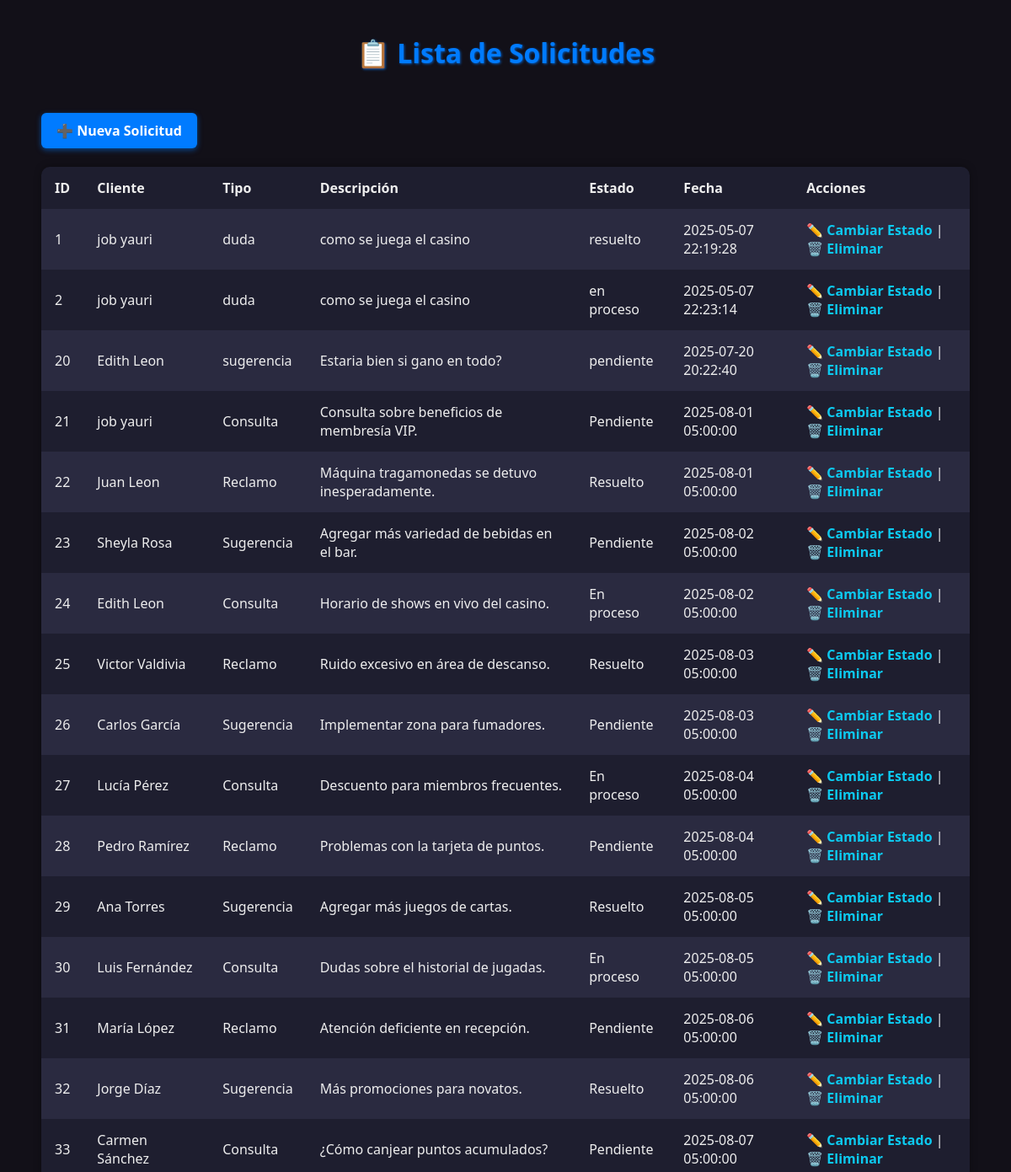
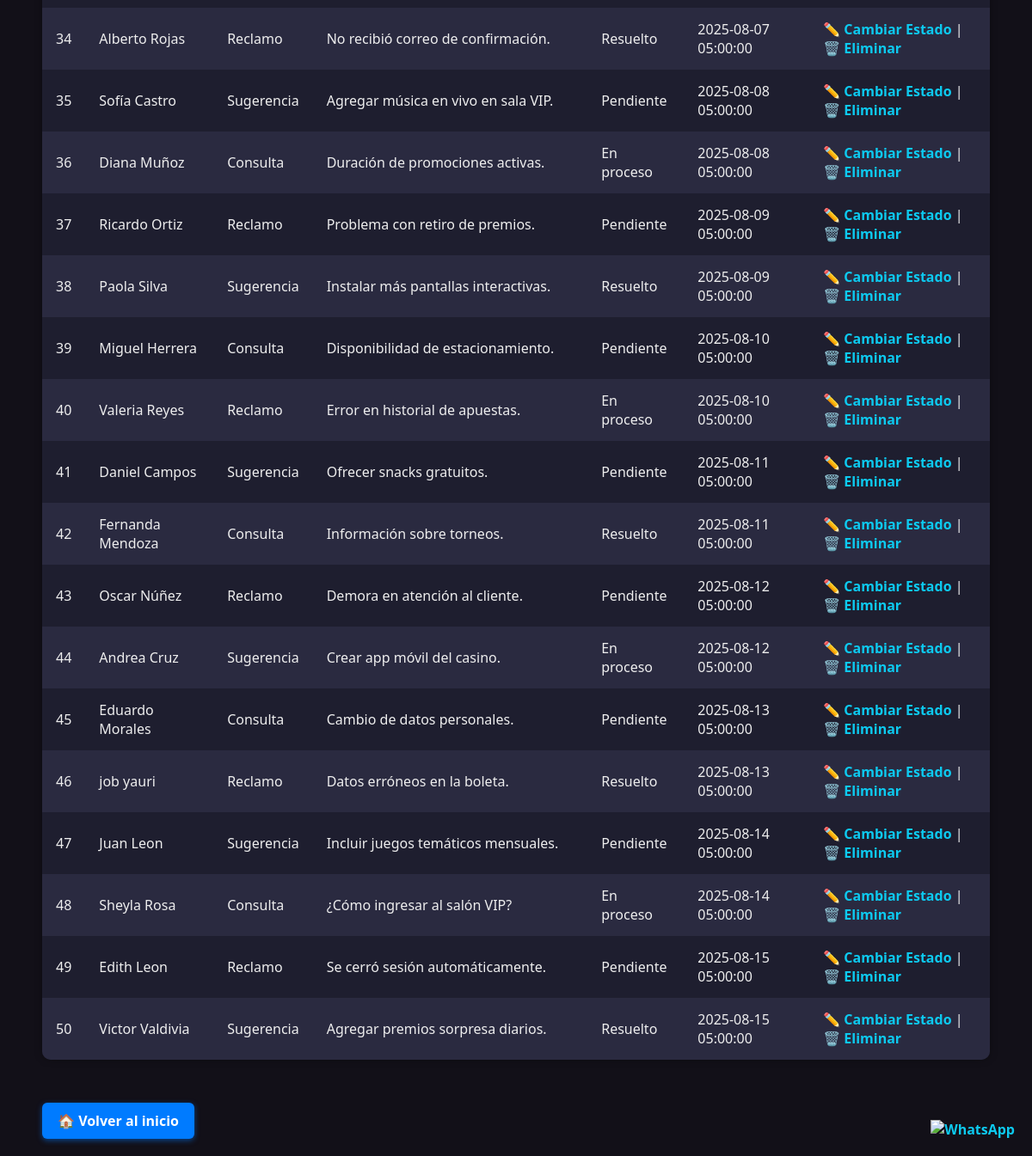
Page /atencion/listar_solicitudes.php on the committed database (2 pictures, top to bottom).
### tables this page shows
CREATE TABLE `solicitudes_atencion` (
  `id` int(11) NOT NULL,
  `cliente_id` int(11) DEFAULT NULL,
  `tipo` varchar(50) DEFAULT NULL,
  `descripcion` text DEFAULT NULL,
  `estado` varchar(20) DEFAULT 'pendiente',
  `fecha_creacion` timestamp NOT NULL DEFAULT current_timestamp()
);

CREATE TABLE `clientes` (
  `id` int(11) NOT NULL,
  `nombre` varchar(100) DEFAULT NULL,
  `apellido` varchar(100) DEFAULT NULL,
  `dni` varchar(15) DEFAULT NULL,
  `email` varchar(100) DEFAULT NULL,
  `telefono` varchar(20) DEFAULT NULL,
  `fecha_registro` date DEFAULT NULL,
  `preferencias` text DEFAULT NULL,
  `segmento` varchar(100) NOT NULL
);

### atencion/listar_solicitudes.php (the view, shortened to what this page needs)
<?php
$conexion = new mysqli("localhost", "root", "", "atlantic_city_db");
$resultado = $conexion->query("SELECT sa.id, c.nombre, c.apellido, sa.tipo, sa.descripcion, sa.estado, sa.fecha_creacion
                               FROM solicitudes_atencion sa
                               JOIN clientes c ON sa.cliente_id = c.id");
?>
<!DOCTYPE html>
<html lang="es">
<head>
  <link rel="stylesheet" href="../css/attencion.css">
  <link rel="stylesheet" href="../css/btns.css">
</head>
<body>
  <div class="container">
    <h1>📋 Lista de Solicitudes</h1>
    <a href="registrar_solicitud.php" class="btn">➕ Nueva Solicitud</a><br><br>
    <table>
      <tr>
        <th>ID</th>
        <th>Cliente</th>
        <th>Tipo</th>
        <th>Descripción</th>
        <th>Estado</th>
        <th>Fecha</th>
        <th>Acciones</th>
      </tr>
      <?php while ($fila = $resultado->fetch_assoc()): ?>
        <tr>
          <td><?= htmlspecialchars($fila['id']) ?></td>
          <td><?= htmlspecialchars($fila['nombre'] . " " . $fila['apellido']) ?></td>
          <td><?= htmlspecialchars($fila['tipo']) ?></td>
          <td><?= htmlspecialchars($fila['descripcion']) ?></td>
          <td><?= htmlspecialchars($fila['estado']) ?></td>
          <td><?= htmlspecialchars($fila['fecha_creacion']) ?></td>
          <td>
            <a href="editar_estado.php?id=<?= htmlspecialchars($fila['id']) ?>">✏️ Cambiar Estado</a> |
            <a href="listar_solicitudes.php?eliminar_id=<?= htmlspecialchars($fila['id']) ?>" onclick="return confirm('¿Eliminar esta solicitud?');">🗑️ Eliminar</a>
          </td>
        </tr>
      <?php endwhile; ?>
    </table>
    <a href="../index.html" class="btn">🏠 Volver al inicio</a>
  </div>
<a href="https://wa.me/51921876815" class="wsp-btn" target="_blank" title="Contáctanos por WhatsApp">
      <img src="https://img.icons8.com/color/48/000000/whatsapp.png" alt="WhatsApp">
    </a>
</body>
</html>

### css/attencion.css (style rules this page uses)
body { font-family: 'Segoe UI', Tahoma, Geneva, Verdana, sans-serif; background: #121018; color: #eee; margin: 20px; display: flex; flex-direction: column; align-items: center; min-height: 100vh; }
h1 { color: #007bff; margin-bottom: 30px; text-align: center; text-shadow: 1px 1px 3px rgba(0, 123, 255, 0.7); }
.container { width: 95%; max-width: 1200px; }
a.btn { background-color: #007bff; color: white; padding: 10px 18px; text-decoration: none; border-radius: 6px; font-weight: 600; margin-top: 20px; display: inline-block; box-shadow: 0 2px 6px rgba(0, 123, 255, 0.5); transition: background-color 0.3s ease; }
a { color: #0dcaf0; text-decoration: none; font-weight: bold; }
.wsp-btn { position: fixed; bottom: 20px; right: 20px; }
table { width: 100%; border-collapse: collapse; margin-bottom: 30px; background-color: #1e1e2f; box-shadow: 0 0 10px rgba(0,0,0,0.3); border-radius: 10px; overflow: hidden; }
th, td { padding: 14px 16px; text-align: left; }
tbody tr:nth-child(even) { background-color: #2a2a40; }

### css/btns.css (style rules this page uses)
.btn { display: inline-block; background-color: gold; color: black; padding: 10px 20px; border-radius: 8px; text-decoration: none; font-weight: bold; transition: 0.3s; text-align: center; margin-top: 30px; }

### rows in the picture
solicitudes_atencion: id "1", cliente.apellido "job yauri", tipo "duda", descripcion "como se juega el casino", estado "resuelto", fecha_creacion "2025-05-07 22:19:28"
solicitudes_atencion: id "2", cliente.apellido "job yauri", tipo "duda", descripcion "como se juega el casino", estado "en proceso", fecha_creacion "2025-05-07 22:23:14"
solicitudes_atencion: id "20", cliente.apellido "Edith Leon", tipo "sugerencia", descripcion "Estaria bien si gano en todo?", estado "pendiente", fecha_creacion "2025-07-20 20:22:40"
solicitudes_atencion: id "21", cliente.apellido "job yauri", tipo "Consulta", descripcion "Consulta sobre beneficios de membresía VIP.", estado "Pendiente", fecha_creacion "2025-08-01 05:00:00"
solicitudes_atencion: id "22", cliente.apellido "Juan Leon", tipo "Reclamo", descripcion "Máquina tragamonedas se detuvo inesperadamente.", estado "Resuelto", fecha_creacion "2025-08-01 05:00:00"
solicitudes_atencion: id "23", cliente.apellido "Sheyla Rosa", tipo "Sugerencia", descripcion "Agregar más variedad de bebidas en el bar.", estado "Pendiente", fecha_creacion "2025-08-02 05:00:00"
solicitudes_atencion: id "24", cliente.apellido "Edith Leon", tipo "Consulta", descripcion "Horario de shows en vivo del casino.", estado "En proceso", fecha_creacion "2025-08-02 05:00:00"
solicitudes_atencion: id "25", cliente.apellido "Victor Valdivia", tipo "Reclamo", descripcion "Ruido excesivo en área de descanso.", estado "Resuelto", fecha_creacion "2025-08-03 05:00:00"
solicitudes_atencion: id "26", cliente.apellido "Carlos García", tipo "Sugerencia", descripcion "Implementar zona para fumadores.", estado "Pendiente", fecha_creacion "2025-08-03 05:00:00"
solicitudes_atencion: id "27", cliente.apellido "Lucía Pérez", tipo "Consulta", descripcion "Descuento para miembros frecuentes.", estado "En proceso", fecha_creacion "2025-08-04 05:00:00"
solicitudes_atencion: id "28", cliente.apellido "Pedro Ramírez", tipo "Reclamo", descripcion "Problemas con la tarjeta de puntos.", estado "Pendiente", fecha_creacion "2025-08-04 05:00:00"
solicitudes_atencion: id "29", cliente.apellido "Ana Torres", tipo "Sugerencia", descripcion "Agregar más juegos de cartas.", estado "Resuelto", fecha_creacion "2025-08-05 05:00:00"
solicitudes_atencion: id "30", cliente.apellido "Luis Fernández", tipo "Consulta", descripcion "Dudas sobre el historial de jugadas.", estado "En proceso", fecha_creacion "2025-08-05 05:00:00"
solicitudes_atencion: id "31", cliente.apellido "María López", tipo "Reclamo", descripcion "Atención deficiente en recepción.", estado "Pendiente", fecha_creacion "2025-08-06 05:00:00"
solicitudes_atencion: id "32", cliente.apellido "Jorge Díaz", tipo "Sugerencia", descripcion "Más promociones para novatos.", estado "Resuelto", fecha_creacion "2025-08-06 05:00:00"
solicitudes_atencion: id "33", cliente.apellido "Carmen Sánchez", tipo "Consulta", descripcion "¿Cómo canjear puntos acumulados?", estado "Pendiente", fecha_creacion "2025-08-07 05:00:00"
solicitudes_atencion: id "34", cliente.apellido "Alberto Rojas", tipo "Reclamo", descripcion "No recibió correo de confirmación.", estado "Resuelto", fecha_creacion "2025-08-07 05:00:00"
solicitudes_atencion: id "35", cliente.apellido "Sofía Castro", tipo "Sugerencia", descripcion "Agregar música en vivo en sala VIP.", estado "Pendiente", fecha_creacion "2025-08-08 05:00:00"
solicitudes_atencion: id "36", cliente.apellido "Diana Muñoz", tipo "Consulta", descripcion "Duración de promociones activas.", estado "En proceso", fecha_creacion "2025-08-08 05:00:00"
solicitudes_atencion: id "37", cliente.apellido "Ricardo Ortiz", tipo "Reclamo", descripcion "Problema con retiro de premios.", estado "Pendiente", fecha_creacion "2025-08-09 05:00:00"
solicitudes_atencion: id "38", cliente.apellido "Paola Silva", tipo "Sugerencia", descripcion "Instalar más pantallas interactivas.", estado "Resuelto", fecha_creacion "2025-08-09 05:00:00"
solicitudes_atencion: id "39", cliente.apellido "Miguel Herrera", tipo "Consulta", descripcion "Disponibilidad de estacionamiento.", estado "Pendiente", fecha_creacion "2025-08-10 05:00:00"
solicitudes_atencion: id "40", cliente.apellido "Valeria Reyes", tipo "Reclamo", descripcion "Error en historial de apuestas.", estado "En proceso", fecha_creacion "2025-08-10 05:00:00"
solicitudes_atencion: id "41", cliente.apellido "Daniel Campos", tipo "Sugerencia", descripcion "Ofrecer snacks gratuitos.", estado "Pendiente", fecha_creacion "2025-08-11 05:00:00"
solicitudes_atencion: id "42", cliente.apellido "Fernanda Mendoza", tipo "Consulta", descripcion "Información sobre torneos.", estado "Resuelto", fecha_creacion "2025-08-11 05:00:00"
solicitudes_atencion: id "43", cliente.apellido "Oscar Núñez", tipo "Reclamo", descripcion "Demora en atención al cliente.", estado "Pendiente", fecha_creacion "2025-08-12 05:00:00"
solicitudes_atencion: id "44", cliente.apellido "Andrea Cruz", tipo "Sugerencia", descripcion "Crear app móvil del casino.", estado "En proceso", fecha_creacion "2025-08-12 05:00:00"
solicitudes_atencion: id "45", cliente.apellido "Eduardo Morales", tipo "Consulta", descripcion "Cambio de datos personales.", estado "Pendiente", fecha_creacion "2025-08-13 05:00:00"
solicitudes_atencion: id "46", cliente.apellido "job yauri", tipo "Reclamo", descripcion "Datos erróneos en la boleta.", estado "Resuelto", fecha_creacion "2025-08-13 05:00:00"
solicitudes_atencion: id "47", cliente.apellido "Juan Leon", tipo "Sugerencia", descripcion "Incluir juegos temáticos mensuales.", estado "Pendiente", fecha_creacion "2025-08-14 05:00:00"
solicitudes_atencion: id "48", cliente.apellido "Sheyla Rosa", tipo "Consulta", descripcion "¿Cómo ingresar al salón VIP?", estado "En proceso", fecha_creacion "2025-08-14 05:00:00"
solicitudes_atencion: id "49", cliente.apellido "Edith Leon", tipo "Reclamo", descripcion "Se cerró sesión automáticamente.", estado "Pendiente", fecha_creacion "2025-08-15 05:00:00"
solicitudes_atencion: id "50", cliente.apellido "Victor Valdivia", tipo "Sugerencia", descripcion "Agregar premios sorpresa diarios.", estado "Resuelto", fecha_creacion "2025-08-15 05:00:00"
